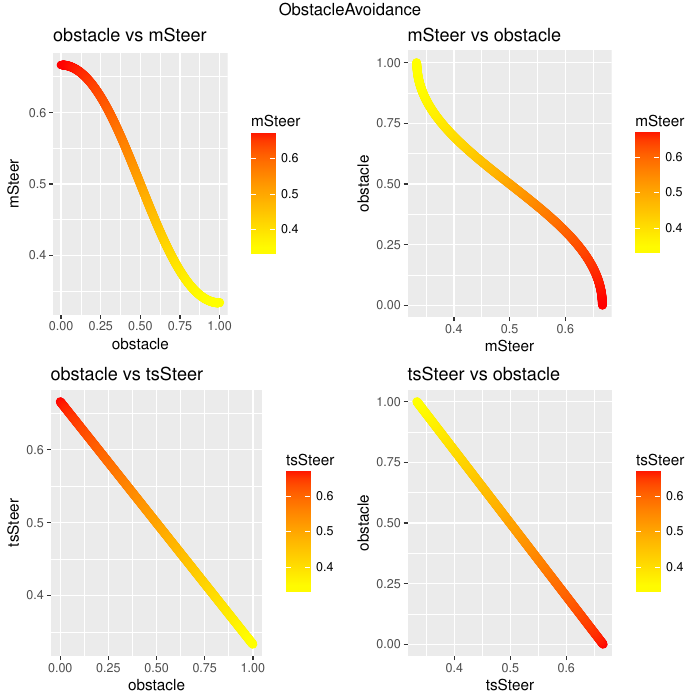

R code for this plot:
#Code automatically generated with fuzzylite 6.0.

library(ggplot2);

engine.name = "ObstacleAvoidance"
engine.fll = "Engine: ObstacleAvoidance
InputVariable: obstacle
  enabled: true
  range: 0.000 1.000
  lock-range: false
  term: left Ramp 1.000 0.000
  term: right Ramp 0.000 1.000
OutputVariable: mSteer
  enabled: true
  range: 0.000 1.000
  lock-range: false
  aggregation: Maximum
  defuzzifier: Centroid 100
  default: nan
  lock-previous: false
  term: left Ramp 1.000 0.000
  term: right Ramp 0.000 1.000
OutputVariable: tsSteer
  enabled: true
  range: 0.000 1.000
  lock-range: false
  aggregation: Maximum
  defuzzifier: WeightedAverage Automatic
  default: nan
  lock-previous: false
  term: left Constant 0.333
  term: right Constant 0.666
RuleBlock: mamdani
  enabled: true
  conjunction: none
  disjunction: none
  implication: AlgebraicProduct
  activation: General
  rule: if obstacle is left then mSteer is right
  rule: if obstacle is right then mSteer is left
RuleBlock: takagiSugeno
  enabled: true
  conjunction: none
  disjunction: none
  implication: none
  activation: General
  rule: if obstacle is left then tsSteer is right
  rule: if obstacle is right then tsSteer is left"

engine.fldFile = "ObstacleAvoidance.fld"
if (require(data.table)) {
    engine.df = data.table::fread(engine.fldFile, sep="auto", header="auto")
} else {
    engine.df = read.table(engine.fldFile, header=TRUE)
}

engine.plot.i1_o1 = ggplot(engine.df, aes(obstacle, mSteer)) + 
    geom_line(aes(color=mSteer), size=3, lineend="round", linejoin="mitre") + 
    scale_color_gradient(low="yellow", high="red") + 
    ggtitle("obstacle vs mSteer")

engine.plot.o1_i1 = ggplot(engine.df, aes(obstacle, mSteer)) + 
    geom_line(aes(color=mSteer), size=3, lineend="round", linejoin="mitre") + 
    scale_color_gradient(low="yellow", high="red") + 
    coord_flip() + 
    ggtitle("mSteer vs obstacle")

engine.plot.i1_o2 = ggplot(engine.df, aes(obstacle, tsSteer)) + 
    geom_line(aes(color=tsSteer), size=3, lineend="round", linejoin="mitre") + 
    scale_color_gradient(low="yellow", high="red") + 
    ggtitle("obstacle vs tsSteer")

engine.plot.o2_i1 = ggplot(engine.df, aes(obstacle, tsSteer)) + 
    geom_line(aes(color=tsSteer), size=3, lineend="round", linejoin="mitre") + 
    scale_color_gradient(low="yellow", high="red") + 
    coord_flip() + 
    ggtitle("tsSteer vs obstacle")

if (require(gridExtra)) {
    engine.plots = arrangeGrob(engine.plot.i1_o1, engine.plot.o1_i1, engine.plot.i1_o2, engine.plot.o2_i1, ncol=2, top=engine.name)
    ggsave(paste0(engine.name, ".pdf"), engine.plots)
    if (require(grid)) {
        grid.newpage()
        grid.draw(engine.plots)
    }
}
